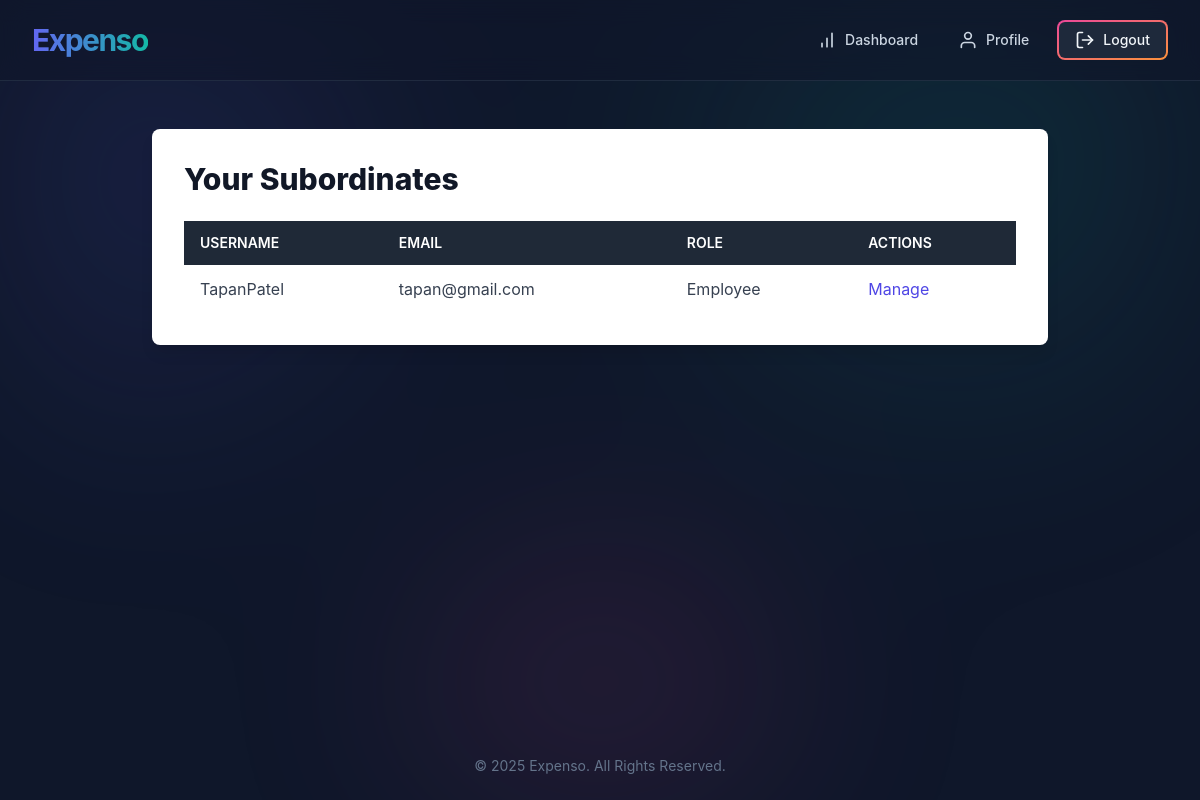
Page /accounts/dashboard/manager/ (signed in) on the committed database.
### accounts/models.py (models this page shows, shortened)
class CustomUser(AbstractUser):
    class Role(models.TextChoices):
        ADMIN = 'ADMIN', 'Admin'
        MANAGER = 'MANAGER', 'Manager'
        EMPLOYEE = 'EMPLOYEE', 'Employee'
    base_role = Role.ADMIN
    role = models.CharField(max_length=50, choices=Role.choices, default=base_role)
    company = models.ForeignKey(Company, on_delete=models.CASCADE, null=True, blank=True)
    managers = models.ManyToManyField(
        'self',
        symmetrical=False,
        related_name='subordinates',
        blank=True
    )
    class Meta:
        constraints = [
            models.UniqueConstraint(
                fields=['company'],
                condition=Q(role='ADMIN'),
                name='one_admin_per_company'
            )
        ]

### accounts/views.py (the view)
# urls.py: path('dashboard/manager/', views.manager_dashboard, name='manager_dashboard'),
@login_required
@user_passes_test(lambda u: u.role in [CustomUser.Role.MANAGER, CustomUser.Role.ADMIN])
def manager_dashboard(request):
    subordinates = request.user.subordinates.all()
    return render(request, 'accounts/manager_dashboard.html', {'subordinates': subordinates})

### accounts/templates/accounts/manager_dashboard.html (shortened to what this page needs)
{% extends 'accounts/base.html' %}
{% block content %}
<div class="bg-white p-8 rounded-lg shadow-lg w-full max-w-4xl mx-auto">
    <h2 class="text-3xl font-extrabold text-gray-900 mb-6">Your Subordinates</h2>
    {% if subordinates %}
    <div class="overflow-x-auto">
        <table class="min-w-full bg-white">
            <thead class="bg-gray-800 text-white">
                <tr>
                    <th class="text-left py-3 px-4 uppercase font-semibold text-sm">Username</th>
                    <th class="text-left py-3 px-4 uppercase font-semibold text-sm">Email</th>
                    <th class="text-left py-3 px-4 uppercase font-semibold text-sm">Role</th>
                    <th class="text-left py-3 px-4 uppercase font-semibold text-sm">Actions</th>
                </tr>
            </thead>
            <tbody class="text-gray-700">
                {% for employee in subordinates %}
                <tr>
                    <td class="text-left py-3 px-4">{{ employee.username }}</td>
                    <td class="text-left py-3 px-4">{{ employee.email }}</td>
                    <td class="text-left py-3 px-4">{{ employee.get_role_display }}</td>
                    <td class="text-left py-3 px-4">
                        <a href="{% url 'profile' employee.pk %}" class="text-indigo-600 hover:text-indigo-900">Manage</a>
                    </td>
                </tr>
                {% endfor %}
            </tbody>
        </table>
    </div>
    {% else %}
    <p class="text-gray-600">You do not have any subordinates assigned to you yet.</p>
    {% endif %}
</div>
{% endblock %}

### accounts/templates/accounts/base.html (style rules this page uses)
:root { font-family: 'Inter', sans-serif; --glow-color-1: #6366f1; --glow-color-2: #14b8a6; --glow-color-3: #ec4899; --color-dark-text: #14171c; --color-light-input: #c5eaea; --color-medium-grey: #475569; }
body::before { content: ''; position: fixed; top: 0; left: 0; width: 100vw; height: 100vh; background: radial-gradient(circle at 10% 20%, var(--glow-color-1), transparent 30%), radial-gradient(circle at 80% 15%, var(--glow-color-2), transparent 35%), radial-gradient(circle at 50% 90%, var(--glow-color-3), transparent 30%); will-change: transform; animation: aurora 25s linear infinite; z-index: -1; opacity: 0.15; filter: blur(100px); }
.card-content-area, .bg-white { background-color: #fff !important; color: var(--color-dark-text) !important; }

### rows in the picture
CustomUser: username "TapanPatel", email "tapan@gmail.com", role "Employee"
